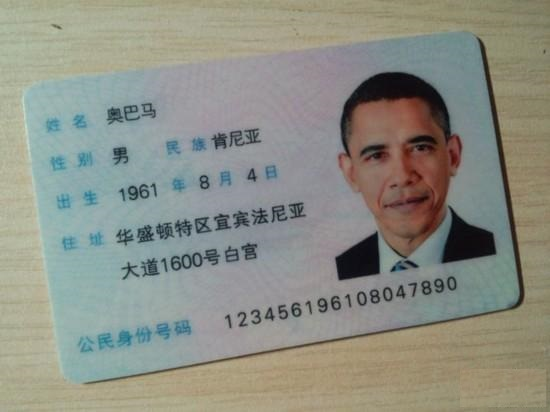
//> input picture 奥巴马.jpg, 550 x 412 px
$ ./myAdjust   (built with g++ and OpenCV 4)
//> lines starting //> are read from the running program, lines starting //| are printed output that depends on the picture; after the words box and inside, x2 and y2 are one past the last pixel; in counts of white or black regions, pixels touching at a corner belong together
#include<iostream>
#include<opencv2\highgui.hpp>
#include<cv.h>
#include<opencv2\imgproc.hpp>//threshhold

using namespace std;
using namespace cv;
int value = 90;//二值化阈值

vector<Mat> bgr;//存储图像分割出来的r\g\b通道图像
Mat local;
void thresh_callback(int, void*);

int myadjust(void)
{
	Mat img,con,rlocal;
	vector<vector<Point>> contours;

	img = imread("奥巴马.jpg");
//> img is the input picture: 412 rows x 550 cols, CV_8UC3; mean B, G, R 132.8, 143, 140.9

	split(img, bgr);
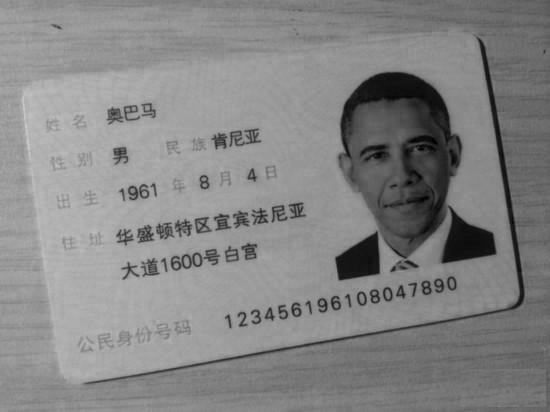
//> bgr[0]: 412 rows x 550 cols, CV_8UC1; min 0, max 204, mean 132.8
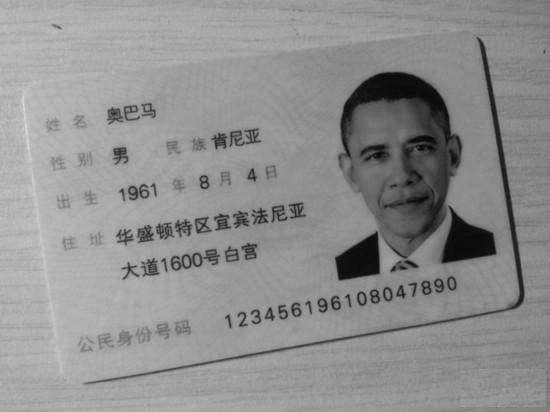
//> bgr[1]: 412 rows x 550 cols, CV_8UC1; min 3, max 220, mean 143
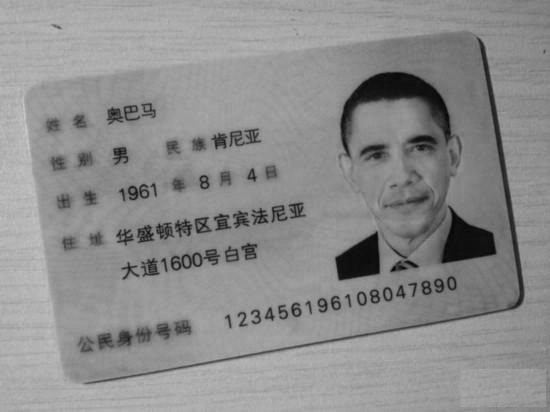
//> bgr[2]: 412 rows x 550 cols, CV_8UC1; min 3, max 202, mean 140.9
	//imshow("b", bgr[0]);

	threshold(bgr[0], local, 90, 255, CV_THRESH_BINARY);//二值化图片，并且反色
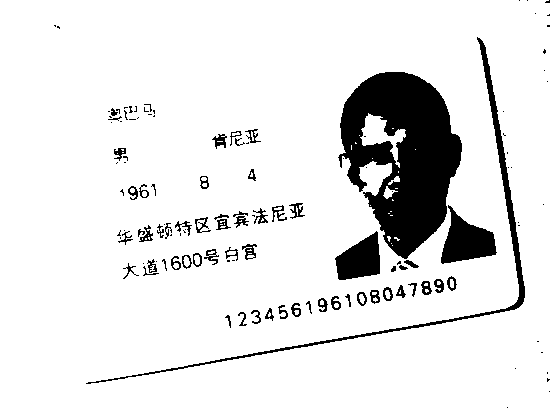
//> local: 412 rows x 550 cols, CV_8UC1; 89.7% white; 126 black regions (66 under 20 px), largest, box (x1, y1, x2, y2) and area: (338, 72, 462, 259) 13790, (86, 37, 525, 384) 2639, (441, 205, 497, 264) 1791
	rlocal = 255 - local;//由于findContours是作用于白色，而这里字体部分是黑色
//> rlocal: 412 rows x 550 cols, CV_8UC1; 10.3% white; 126 white regions (66 under 20 px)

	findContours(rlocal, contours, CV_RETR_EXTERNAL, CV_CHAIN_APPROX_NONE);
//> contours = 124 contours, 78 with area under 20; largest, box (x1, y1, x2, y2) and area: (338, 72, 462, 259) 14586, (86, 37, 525, 384) 1939, (441, 205, 497, 264) 1700, (335, 231, 380, 280) 1375, (242, 244, 257, 260) 120
	cout << "contours size:" << contours.size() << endl;
//| contours size:124
	int j = 0;
	vector<Rect> rectall;
	int l = img.cols , r=0, d=0, u=img.rows;//分别用于标记提取出来的所有框的最左、右、上、下像素
//> l = 550; u = 412

	for (int i = 0; i < contours.size(); i++)
	{
		Rect rect;
		rect=boundingRect(contours[i]);//矩形边界拟合，为每一个框找出一个最临界的正着放的矩形框
		rectall.push_back(rect);
		if (rect.height*rect.width > 30 && rect.height*rect.width < 800)//矩形面积，经验值
		{
			if (rect.x < l)
				l = rect.x;
			if (rect.x+rect.width-1 > r)
				r = rect.x + rect.width - 1;
			if (rect.y < u)
				u = rect.y;
			if (rect.y+rect.height-1 > d)
				d = rect.y + rect.height - 1;
			rectangle(img, rect, Scalar(255, 0, 0));//用蓝色框出每一个处理出来的字的位置
			j++;
		}

	}
//> this loop made 124 passes
//> (rect, l, r, u, d) on pass 8: (Rect(225, 315, 6, 13), 225, 230, 315, 327)
//> (rect, r, u) on passes 9 to 14: (Rect(238, 312, 9, 14), 246, 312), (Rect(251, 310, 10, 14), 260, 310), (Rect(265, 308, 9, 13), 273, 308), (Rect(278, 305, 10, 14), 287, 305), (Rect(291, 303, 10, 14), 300, 303), (Rect(306, 301, 6, 13), 311, 301)
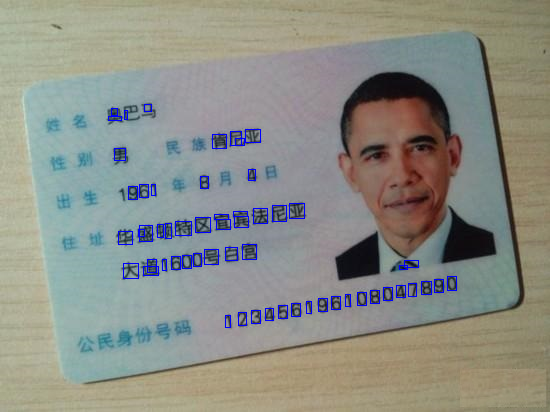
//> img: 412 rows x 550 cols, CV_8UC3; 1.1% of pixels changed, all inside (x1, y1, x2, y2) = (108, 104, 457, 328)
//> after the loop, rectall = 124 Rects (x, y, width, height), first 8: [507, 407, 1, 1], [549, 391, 1, 1], [547, 378, 3, 4], [547, 372, 1, 2], [515, 368, 1, 1], [541, 352, 2, 1], [537, 341, 2, 1], [225, 315, 6, 13]; l = 108; r = 456; u = 104; d = 327; j = 58
	if (l > 1) l -= 2;
//> l = 106
	if (u > 1)u -= 2;
//> u = 102
	if (r < img.cols - 2) r += 2;
//> r = 458
	if (d < img.rows - 2) d += 2;//稍微扩大下红色框的位置，不要那么贴合
//> d = 329
	rectangle(img, Rect(l, u, r - l + 1, d - u + 1), Scalar(0, 0, 255));//红色框出数字总信息区域,稍微
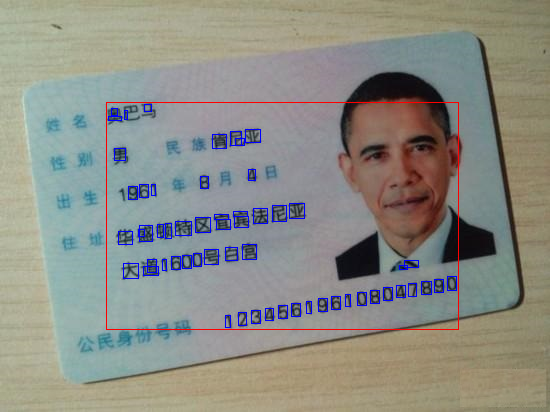
//> img: 412 rows x 550 cols, CV_8UC3; 0.51% of pixels changed, all inside (x1, y1, x2, y2) = (106, 102, 459, 330)

	cout <<j<<endl;
//| 58
	namedWindow("原图");
	imshow("原图", img);
	namedWindow("二值化");
	imshow("二值化", local);
	createTrackbar("滑条", "二值化", &value, 255, thresh_callback);//这里显示出来方便确定阈值

	waitKey();
	imwrite("奥巴马识别效果.jpg", img);
	return 0;
}
void thresh_callback(int, void*)
{
	threshold(bgr[0], local, value, 255, CV_THRESH_BINARY);
	imshow("二值化", local);
}

int main(void)
{
	myadjust();
	return 0;
}
